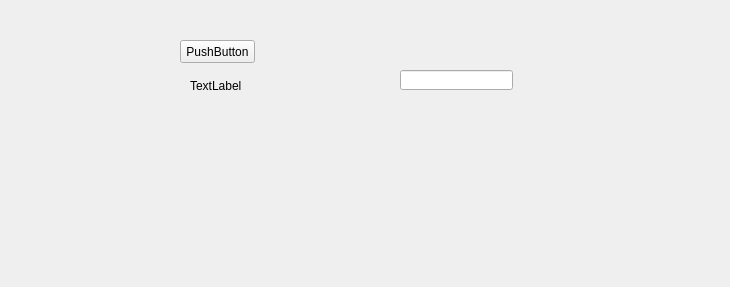
<?xml version="1.0" encoding="UTF-8"?>
<ui version="4.0">
 <class>TranslateQObjectView</class>
 <widget class="QWidget" name="TranslateQObjectView">
  <property name="geometry">
   <rect>
    <x>0</x>
    <y>0</y>
    <width>730</width>
    <height>287</height>
   </rect>
  </property>
  <property name="windowTitle">
   <string>Form</string>
  </property>
  <widget class="QPushButton" name="pushButton">
   <property name="geometry">
    <rect>
     <x>180</x>
     <y>40</y>
     <width>75</width>
     <height>23</height>
    </rect>
   </property>
   <property name="text">
    <string>PushButton</string>
   </property>
  </widget>
  <widget class="QLabel" name="label">
   <property name="geometry">
    <rect>
     <x>190</x>
     <y>80</y>
     <width>54</width>
     <height>12</height>
    </rect>
   </property>
   <property name="text">
    <string>TextLabel</string>
   </property>
  </widget>
  <widget class="QLineEdit" name="_leTest">
   <property name="geometry">
    <rect>
     <x>400</x>
     <y>70</y>
     <width>113</width>
     <height>20</height>
    </rect>
   </property>
  </widget>
 </widget>
 <resources/>
 <connections/>
</ui>
